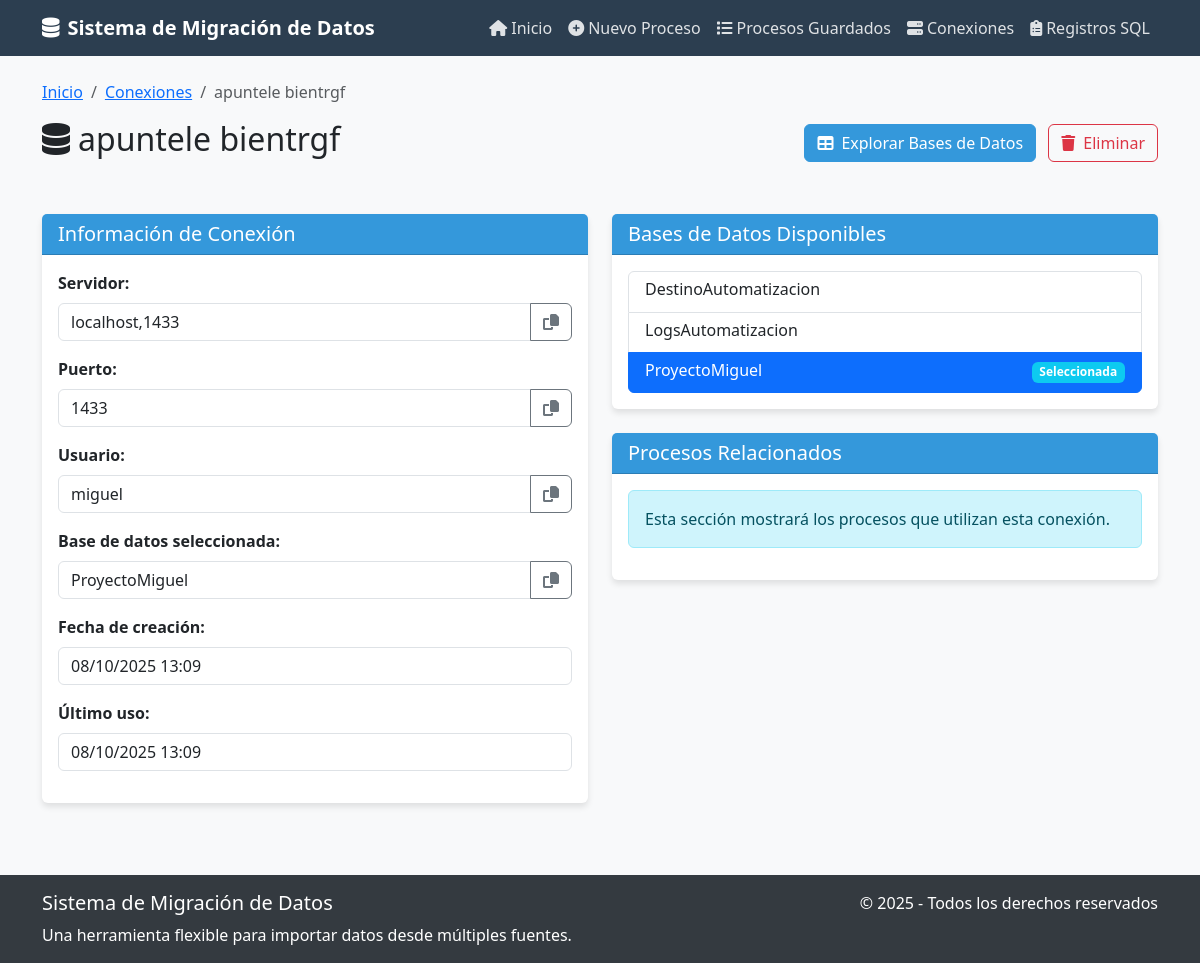
Page /automatizacion/sql/connection/59/ on the committed database.
### automatizacion/models.py (models this page shows, shortened)
class DatabaseConnection(models.Model):
    name = models.CharField(max_length=100, unique=True)
    server = models.CharField(max_length=255)
    username = models.CharField(max_length=100)
    password = models.CharField(max_length=255)
    port = models.IntegerField(default=1433)
    created_at = models.DateTimeField(auto_now_add=True)
    last_used = models.DateTimeField(null=True, blank=True)
    selected_database = models.CharField(max_length=100, blank=True, null=True)
    available_databases = models.JSONField(null=True, blank=True)

### automatizacion/views.py (the view)
# urls.py: path('sql/connection/<int:connection_id>/', views.view_connection, name='view_connection'),
@log_operation("Vista de conexión SQL")
def view_connection(request, connection_id):
    connection = get_object_or_404(DatabaseConnection, pk=connection_id)
    return render(request, 'automatizacion/view_connection.html', {'connection': connection})

### automatizacion/logs/utils.py (called while the page is built)
    def iniciar(self, parametros=None):
        import uuid
        self.tiempo_inicio = time.time()
        self.parametros = parametros or {}
        self.proceso_id = str(uuid.uuid4())  # Generar UUID único
        log = ProcesoLog(
            ProcesoID=self.proceso_id,  # Usar el UUID generado
            NombreProceso=self.nombre_proceso[:255],  # Usar campo NombreProceso
            FechaEjecucion=datetime.datetime.now(),
            Estado="Iniciando"[:20],  # Solo el estado, sin el nombre del proceso
            ParametrosEntrada=json.dumps(self.parametros) if self.parametros else None,
            DuracionSegundos=0,
            MensajeError=None
        )
        log.save(using='logs')
        return self.proceso_id

### automatizacion/web_logger.py (called while the page is built)
def registrar_proceso_web(nombre_proceso, usuario=None, datos_adicionales=None):
    parametros = datos_adicionales or {}
    if usuario and not usuario.is_anonymous:
        parametros['usuario'] = {
            'id': usuario.id,
            'username': usuario.username,
            'email': usuario.email if hasattr(usuario, 'email') else None
        }
    try:
        logger = ProcesoLogger(nombre_proceso)
        proceso_id = logger.iniciar(parametros=parametros)
        return logger, proceso_id
    except Exception as e:
        print(f"ERROR al registrar proceso en SQL Server: {str(e)}")
        return None, None

### proyecto_automatizacion/templates/automatizacion/view_connection.html (shortened to what this page needs)
{% extends "base.html" %}
{% block content %}
<div class="row mb-4">
    <div class="col-md-12">
        <nav aria-label="breadcrumb">
            <ol class="breadcrumb">
                <li class="breadcrumb-item"><a href="{% url 'automatizacion:index' %}">Inicio</a></li>
                <li class="breadcrumb-item"><a href="{% url 'automatizacion:list_connections' %}">Conexiones</a></li>
                <li class="breadcrumb-item active">{{ connection.name }}</li>
            </ol>
        </nav>
        <div class="d-flex justify-content-between align-items-center mb-4">
            <h2><i class="fas fa-database me-2"></i>{{ connection.name }}</h2>
            <div>
                <a href="{% url 'automatizacion:list_sql_databases' connection.id %}" class="btn btn-primary">
                    <i class="fas fa-table me-2"></i>Explorar Bases de Datos
                </a>
                <a href="#" class="btn btn-outline-danger ms-2" data-bs-toggle="modal" data-bs-target="#deleteModal">
                    <i class="fas fa-trash me-2"></i>Eliminar
                </a>
            </div>
        </div>
    </div>
</div>
<div class="row">
    <div class="col-md-6">
        <div class="card mb-4">
            <div class="card-header">
                <h5 class="mb-0">Información de Conexión</h5>
            </div>
            <div class="card-body">
                <div class="mb-3">
                    <label class="form-label fw-bold">Servidor:</label>
                    <div class="input-group">
                        <input type="text" class="form-control" value="{{ connection.server }}" readonly>
                        <button class="btn btn-outline-secondary copy-btn" type="button" data-value="{{ connection.server }}">
                            <i class="fas fa-copy"></i>
                        </button>
                    </div>
                </div>
                <div class="mb-3">
                    <label class="form-label fw-bold">Puerto:</label>
                    <div class="input-group">
                        <input type="text" class="form-control" value="{{ connection.port }}" readonly>
                        <button class="btn btn-outline-secondary copy-btn" type="button" data-value="{{ connection.port }}">
                            <i class="fas fa-copy"></i>
                        </button>
                    </div>
                </div>
                <div class="mb-3">
                    <label class="form-label fw-bold">Usuario:</label>
                    <div class="input-group">
                        <input type="text" class="form-control" value="{{ connection.username }}" readonly>
                        <button class="btn btn-outline-secondary copy-btn" type="button" data-value="{{ connection.username }}">
                            <i class="fas fa-copy"></i>
                        </button>
                    </div>
                </div>
                <div class="mb-3">
                    <label class="form-label fw-bold">Base de datos seleccionada:</label>
                    <div class="input-group">
                        <input type="text" class="form-control" value="{{ connection.selected_database|default:'Ninguna' }}" readonly>
                        {% if connection.selected_database %}
                        <button class="btn btn-outline-secondary copy-btn" type="button" data-value="{{ connection.selected_database }}">
                            <i class="fas fa-copy"></i>
                        </button>
                        {% endif %}
                    </div>
                </div>
                <div class="mb-3">
                    <label class="form-label fw-bold">Fecha de creación:</label>
                    <div class="input-group">
                        <input type="text" class="form-control" value="{{ connection.created_at|date:'d/m/Y H:i' }}" readonly>
                    </div>
                </div>
                <div class="mb-3">
                    <label class="form-label fw-bold">Último uso:</label>
                    <div class="input-group">
                        <input type="text" class="form-control" value="{{ connection.last_used|date:'d/m/Y H:i'|default:'Nunca' }}" readonly>
                    </div>
                </div>
            </div>
        </div>
    </div>
    <div class="col-md-6">
        <div class="card mb-4">
            <div class="card-header">
                <h5 class="mb-0">Bases de Datos Disponibles</h5>
            </div>
            <div class="card-body">
                {% if connection.available_databases %}
                    <div class="list-group">
                        {% for db in connection.available_databases %}
                            <a href="{% url 'automatizacion:select_database' connection.id %}?selected_database={{ db }}"
                                class="list-group-item list-group-item-action {% if connection.selected_database == db %}active{% endif %}">
                                <div class="d-flex w-100 justify-content-between align-items-center">
                                    <h6 class="mb-1">{{ db }}</h6>
                                    {% if connection.selected_database == db %}
                                        <span class="badge bg-info">Seleccionada</span>
                                    {% endif %}
                                </div>
                            </a>
                        {% endfor %}
                    </div>
                {% else %}
                    <div class="alert alert-warning">
                        No hay bases de datos disponibles o no se ha realizado una conexión exitosa.
                    </div>
                {% endif %}
            </div>
        </div>
        <div class="card">
            <div class="card-header">
                <h5 class="mb-0">Procesos Relacionados</h5>
            </div>
            <div class="card-body">
                <div class="alert alert-info">
                    Esta sección mostrará los procesos que utilizan esta conexión.
                </div>
            </div>
        </div>
    </div>
</div>
{% endblock %}

### proyecto_automatizacion/templates/base.html (style rules this page uses)
:root { --primary-color: #3498db; --secondary-color: #2c3e50; --accent-color: #e74c3c; --light-bg: #f8f9fa; --dark-bg: #343a40; }
body { font-family: 'Segoe UI', Tahoma, Geneva, Verdana, sans-serif; background-color: var(--light-bg); }
.btn-primary { background-color: var(--primary-color); border-color: var(--primary-color); }
.card { box-shadow: 0 4px 6px rgba(0, 0, 0, 0.1); border: none; transition: transform 0.3s; margin-bottom: 20px; }
.card-header { background-color: var(--primary-color); color: white; font-weight: 500; }

### rows in the picture
DatabaseConnection: name "apuntele bientrgf", server "localhost,1433", port "1433", username "miguel", selected_database "ProyectoMiguel", created_at "08/10/2025 13:09", last_used "08/10/2025 13:09"

### other values in the picture
{{ db }} "DestinoAutomatizacion" "LogsAutomatizacion" "ProyectoMiguel"
